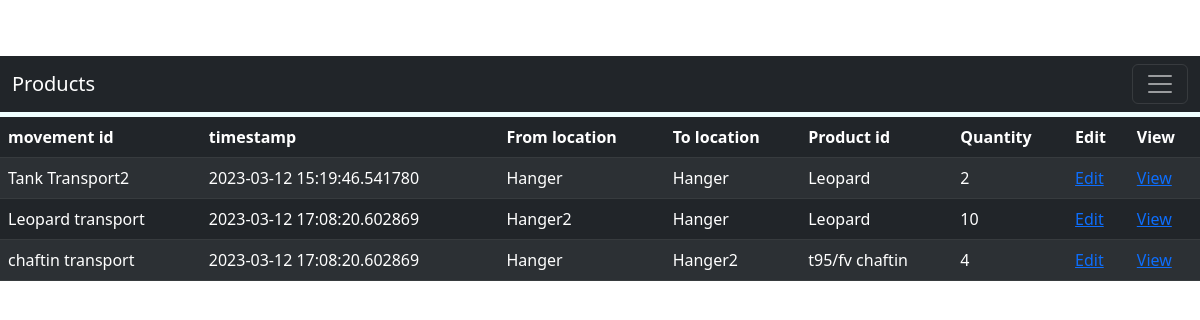
Page /product_movements on the earlier database version.
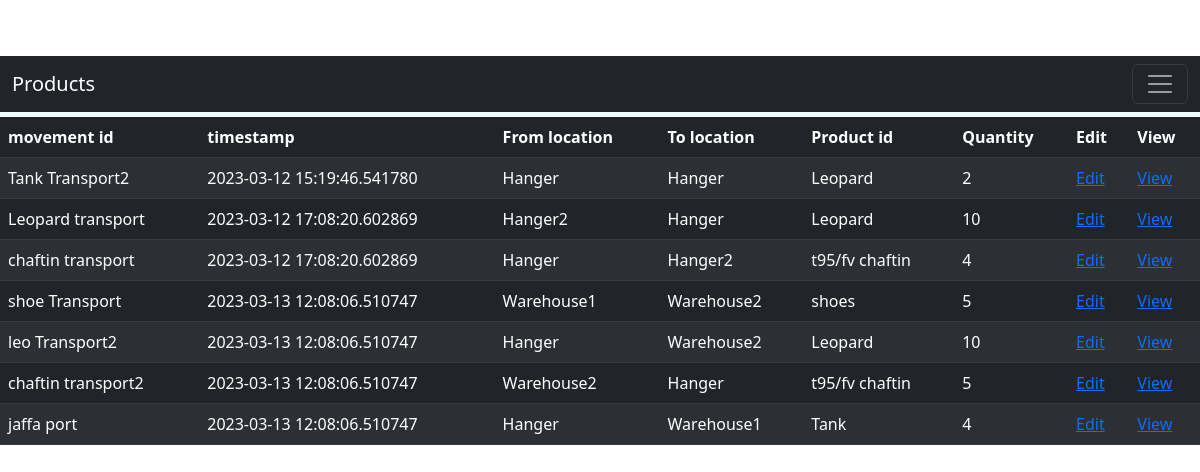
Same page on the later database version.
### models.py (models this page shows, shortened)
class ProductMovement(db.Model):
    __tablename__ = 'productMovement'
    movement_id = db.Column(db.String(50), primary_key=True)
    timestamp = db.Column(db.DateTime, nullable=False,default=datetime.datetime.now())
    from_location = db.Column(db.String(50), db.ForeignKey('location.location_id'))
    to_location = db.Column(db.String(50), db.ForeignKey('location.location_id'))
    product_id = db.Column(db.String(50), db.ForeignKey('product.product_id'))
    qty = db.Column(db.Integer, nullable=False)

### App.py (the view)
@app.route('/product_movements')
def product_movements():
    product_movements = ProductMovement.query.all()
    return render_template('product_movements.html', product_movements=product_movements)

### templates/product_movements.html (shortened to what this page needs)
{% include "index.html" %}
<!DOCTYPE html>
<html lang="en">
<head>
</head>
<body>
    <table class="table table-dark table-striped">
        <thead>
          <tr>
            <th scope="col">movement id</th>
            <th scope="col">timestamp</th>
            <th scope="col">From location</th>
            <th scope="col">To location</th>
            <th scope="col">Product id</th>
            <th scope="col">Quantity</th>
            <th scope="col">Edit</th>
            <th scope="col">View</th>
          </tr>
        </thead>
        <tbody>
            {% for pm in product_movements %}
          <tr>
            <td class="table-dark">{{pm.movement_id}}</td>
            <td class="table-dark">{{pm.timestamp}}</td>
            <td class="table-dark">{{pm.from_location}}</td>
            <td class="table-dark">{{pm.to_location}}</td>
            <td class="table-dark">{{pm.product_id}}</td>
            <td class="table-dark">{{pm.qty}}</td>
            <td> <a href="{{ url_for('edit_product_movement', movement_id=pm.movement_id) }}">Edit</a> </td>
            <td> <a href="{{ url_for('view_product_movement', movement_id=pm.movement_id) }}">View</a> </td>
          </tr>
          {% endfor %}
        </tbody>
      </table>
</body>
</html>

### templates/index.html (shortened to what this page needs)
<!DOCTYPE html>
<html lang="en">
<head>
    <link href="https://cdn.jsdelivr.net/npm/bootstrap@5.2.3/dist/css/bootstrap.min.css" rel="stylesheet">
    <link rel= "stylesheet" type= "text/css" href= "{{ url_for('static',filename='styles/Home.css') }}">
    <link rel= "stylesheet" type= "text/css" href="{{ url_for('static' ,filename='node_modules/aos.css') }}" />
  </head>
<body>
    <h1>Product Movement App</h1>
    <nav  class="navbar navbar-expand-xxl navbar-dark bg-dark" aria-label="Seventh navbar example">
      <div class="container-fluid">
        <a class="navbar-brand" href="{{ url_for('index') }}">Products</a>
        <button class="navbar-toggler" type="button" data-bs-toggle="collapse" data-bs-target="#navbarsExampleXxl" aria-controls="navbarsExampleXxl" aria-expanded="false" aria-label="Toggle navigation">
          <span class="navbar-toggler-icon"></span>
        </button>
      </div>
    </nav>
    <div style="height: 5px; background-color: azure;"></div>
</body>
</html>

### static/styles/Home.css (style rules this page uses)
body { background-image: url('https://rare-gallery.com/uploads/posts/569025-background-brown.jpg'); background-repeat: no-repeat; background-attachment: fixed; background-size: 100% 100%; color: white; }

Differences in the rows shown:
added ProductMovement: movement_id "shoe Transport", timestamp "2023-03-13 12:08:06.510747", from_location "Warehouse1", to_location "Warehouse2", product_id "shoes", qty "5"
added ProductMovement: movement_id "leo Transport2", timestamp "2023-03-13 12:08:06.510747", from_location "Hanger", to_location "Warehouse2", product_id "Leopard", qty "10"
added ProductMovement: movement_id "chaftin transport2", timestamp "2023-03-13 12:08:06.510747", from_location "Warehouse2", to_location "Hanger", product_id "t95/fv chaftin", qty "5"
added ProductMovement: movement_id "jaffa port", timestamp "2023-03-13 12:08:06.510747", from_location "Hanger", to_location "Warehouse1", product_id "Tank", qty "4"
